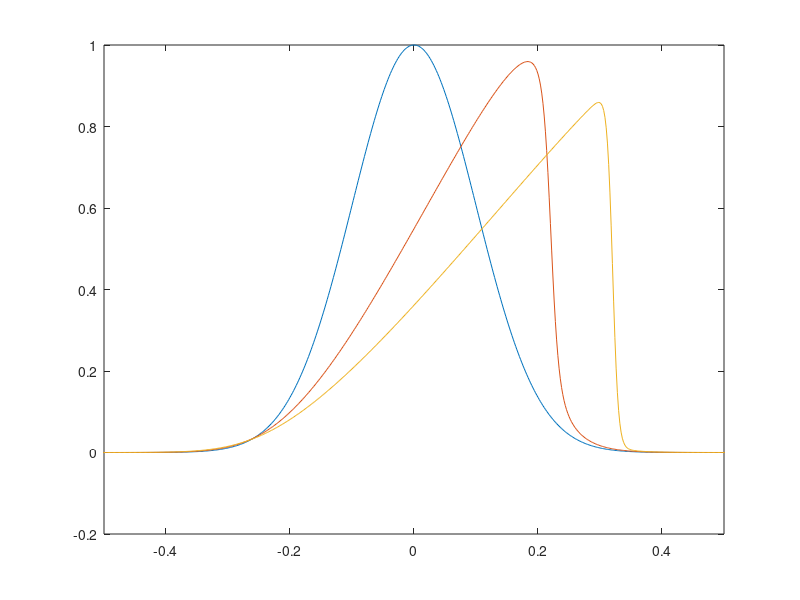

MATLAB code for this plot:
%%%%%%%%%%%%%
%%%
%%%   solution to Burger's equation
%%%
%%%   ?F/?t + ?(F^2/2-K?F/?x)?x = 0
%%%
%%%%%%%%%%%%%
clear all;


%%%   set grid and initial profile
%
K = 0.002;
nx = 1000;
Xmin = -1.0;
Xmax = 1.0;
dx = (Xmax-Xmin)/nx;
x = Xmin-dx:dx:Xmax+dx;
a = 1;
b = 0.0;
c = 0.1;
xshift = (x-b)/c;
F0 = a*exp(-xshift.^2/2);


%%%   set time domain
%
time = 0:0.02:0.4;


%%%   initialize solution matrix and BC's
%
F = zeros(length(x),length(time));
F(:,1) = F0;
F(1,:) = F0(1);
F(end,:) = F0(end);


%%%   create integral vector of initial profile
%
arg2 = zeros(size(x));
[~,i0] = min(abs(x-0));
arg2(i0:end) = cumtrapz(x(i0:end),F0(i0:end));
for i=1:i0-1
    arg2(i) = -arg2(end+1-i);
end


%%%   loop over time
%
exparg = zeros(size(x));
lnFunc = zeros(size(F));
for n=2:length(time)
    for i=1:length(x)
        exparg = -(x(i)-x).^2/(4*K*time(n))-1/(2*K)*arg2;
        arg3=trapz(x,exp(exparg));
        lnFunc(i,n) = log(arg3/sqrt(4*pi*K*time(n)));
    end  
end


for n=2:length(time)
    for i=2:length(x)-1
        F(i,n) = -2*K*(lnFunc(i+1,n)-lnFunc(i-1,n))/2/dx;
    end  
end


%%%   plot solution
%
figure(2);
plot(x,F(:,1));
hold on; plot(x,F(:,round(end/2)));
hold on; plot(x,F(:,end));
xlim([-0.5 0.5]);



